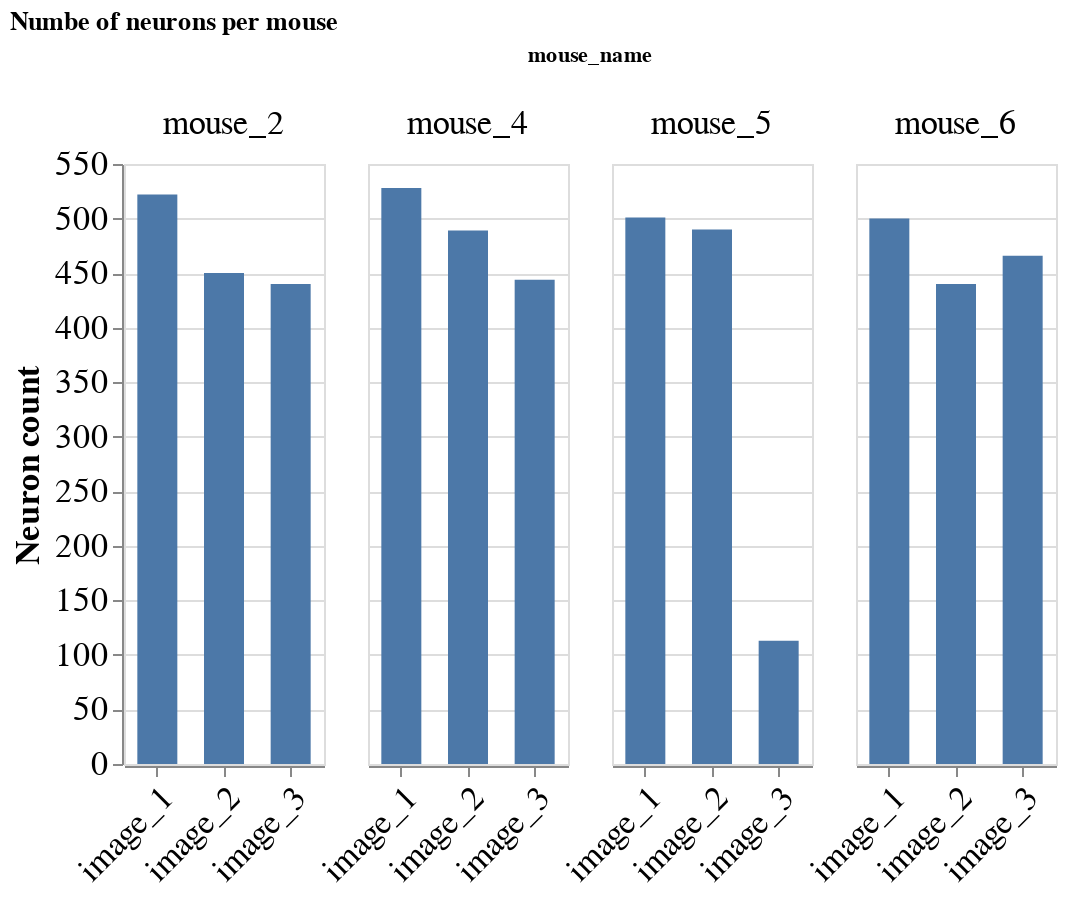

This figure's notebook cell:
### Code cell
# make a plot to examine neuron numbers in individual images 

# group on mice and images
gb_mouse_image = data.groupby(['mouse_name','image_name']).size().reset_index(name = "neuron_number")

# create an altair plot
alt.Chart(gb_mouse_image).mark_bar(size = 20).encode(
    column = alt.Column('mouse_name',header=alt.Header(labelFontSize=17)),
    x=alt.X('image_name', title='', axis=alt.Axis(labelAngle=-45,labelFontSize = 17)),
    y=alt.Y('neuron_number', title='Neuron count')
).properties(
    title = 'Numbe of neurons per mouse',
    width = 100).configure_axis(
    labelFontSize=17,
    titleFontSize=17
)

### Figure 1 — Vega-Lite specification as saved in the notebook (floating-point values rounded to 4 significant figures)
{"config": {"view": {"continuousWidth": 300, "continuousHeight": 300}, "axis": {"labelFontSize": 17, "titleFontSize": 17}}, "data": {"name": "data-209d3902209c7e34c683679fa3a8f5ed"}, "mark": {"type": "bar", "size": 20}, "encoding": {"column": {"field": "mouse_name", "header": {"labelFontSize": 17}, "type": "nominal"}, "x": {"axis": {"labelAngle": -45, "labelFontSize": 17}, "field": "image_name", "title": "", "type": "nominal"}, "y": {"field": "neuron_number", "title": "Neuron count", "type": "quantitative"}}, "title": "Numbe of neurons per mouse", "width": 100, "$schema": "https://vega.github.io/schema/vega-lite/v5.8.0.json", "datasets": {"data-209d3902209c7e34c683679fa3a8f5ed": [{"mouse_name": "mouse_2", "image_name": "image_1", "neuron_number": 522}, {"mouse_name": "mouse_2", "image_name": "image_2", "neuron_number": 450}, {"mouse_name": "mouse_2", "image_name": "image_3", "neuron_number": 440}, {"mouse_name": "mouse_4", "image_name": "image_1", "neuron_number": 528}, {"mouse_name": "mouse_4", "image_name": "image_2", "neuron_number": 489}, {"mouse_name": "mouse_4", "image_name": "image_3", "neuron_number": 444}, {"mouse_name": "mouse_5", "image_name": "image_1", "neuron_number": 501}, {"mouse_name": "mouse_5", "image_name": "image_2", "neuron_number": 490}, {"mouse_name": "mouse_5", "image_name": "image_3", "neuron_number": 113}, {"mouse_name": "mouse_6", "image_name": "image_1", "neuron_number": 500}, {"mouse_name": "mouse_6", "image_name": "image_2", "neuron_number": 440}, {"mouse_name": "mouse_6", "image_name": "image_3", "neuron_number": 466}]}}
